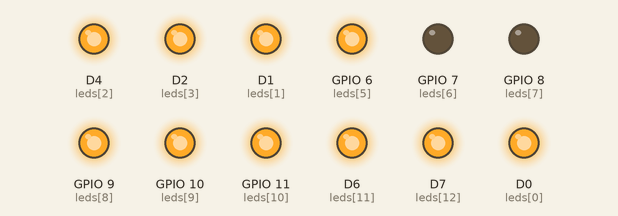
A sketch run on a simulated ESP8266 (NodeMCU). On the bench: output pins drawn as LEDs (lit = HIGH).

Above: at 0.15 s.
At 4.6 s:
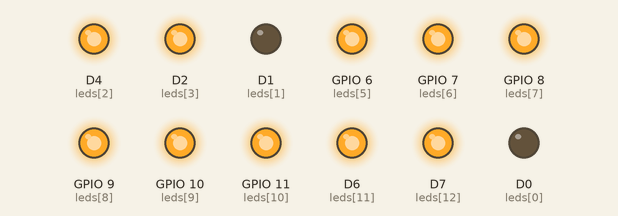
At 8.55 s:
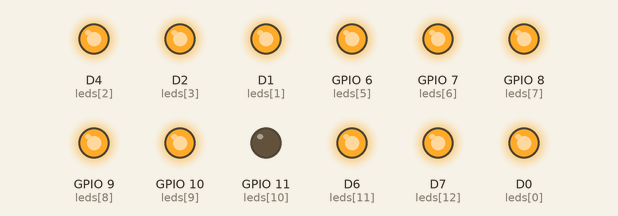
At 12.7 s:
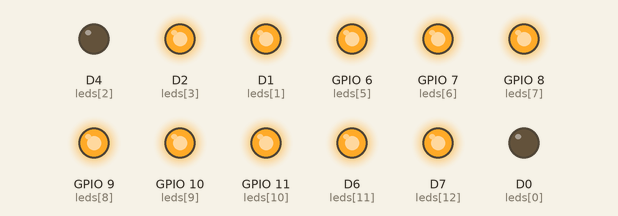
At 18.7 s:
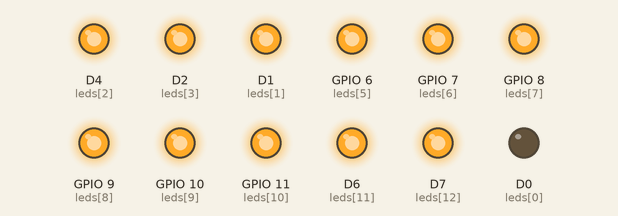
At 30.5 s:
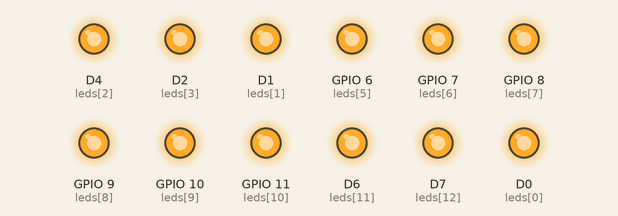
Timing chart, 0 to 40.0 s (numbered marks = the images above):
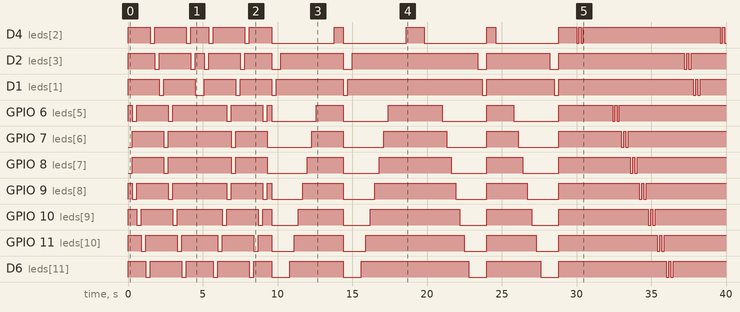

The sketch:

Lab1.ino
```cpp
#define NUM 15 // 首先定義 LED 的數目
int leds[NUM] = {
    D0, D1, 2, 4, 5, 6, 7, 8, 9, 10, 11, 12, 13, D14, D15};
// 將每個腳位模式設為 OUTPUT
void setup()
{
    for (int i = 0; i < NUM; i++)
    {
        pinMode(leds[i], OUTPUT);
    }
}
// 雖然 A3、A2、A1、A0 是類比腳位，
// 但也可以把它當做數位腳位使用。
// 然後是兩個迴圈，
// 第一個迴圈從這邊跑到那邊，
// 第二個迴圈跑回來。
// 參數為 1: 全亮; 參數為 0: 全暗
void AllLight(unsigned int light)
{
    unsigned val = 0xFFFF;
    for (int i = 0; i < NUM; ++i)
    {
        if (val & 0x1)
            digitalWrite(leds[i], light ? LOW : HIGH);
        val >>= 1;
    }
}
// 根據 16 個 0 或 1，顯示對應燈號的亮或暗
void lightCtrl(unsigned light)
{
    unsigned val = light & 0xFFFF;
    for (int i = 0; i < NUM; ++i)
    {
        if (i == 3)
            val >>= 1;
        digitalWrite(leds[i], (val & 0x1) ? LOW : HIGH);
        val >>= 1;
    }
}
// 從中間亮然後熄滅，重複執行到最兩端
void DisplayLEDs(unsigned int dur)
{
    AllLight(0);
    unsigned left = 0x100, right = 0x80;
    unsigned light = left | right;
    for (int i = 0; i < 8; ++i)
    {
        lightCtrl(light);
        delay(dur);
        AllLight(0);
        left <<= 1;
        right >>= 1;
        light = left | right;
    }
}
// 從外面亮然後熄滅，重複執行到中間
void DisplayLEDs2(unsigned int dur)
{
    AllLight(0);
    unsigned left = 0x8000, right = 0x1;
    unsigned light = left | right;
    for (int i = 0; i < 8; ++i)
    {
        lightCtrl(light);
        delay(dur);
        AllLight(0);
        left >>= 1;
        right <<= 1;
        light = left | right;
    }
}
// 全部燈號設為 LOW，從右邊到左邊依序設為 HIGH
void DisplayLEDs3(unsigned int dur)
{
    AllLight(1);
    unsigned val = 0xFFFF;
    for (int i = 0; i < 16; ++i)
    {
        lightCtrl(val);
        val >>= 1;
        delay(dur);
    }
}
// 全部燈號設為 HIGH，從右上角依序設為 LOW
void DisplayLEDs4(unsigned int dur)
{
    AllLight(0);
    unsigned val = 0x1;
    for (int i = 0; i < 16; ++i)
    {
        lightCtrl(val);
        val <<= 1;
        val |= 0x1;
        delay(dur);
    }
}
// 全部燈號設為 HIGH，從右邊依序閃爍兩次
void DisplayLEDs5(unsigned int dur)
{
    AllLight(0);
    unsigned val = 0x1;
    for (int i = 0; i < 16; ++i)
    {
        for (int j = 0; j < 2; ++j)
        {
            lightCtrl(val);
            delay(dur);
            AllLight(0);
            delay(dur);
        }
        val <<= 1;
    }
}
void loop()
{
    for (int i = 0; i < 2; ++i)
    {
        DisplayLEDs(300);
    }
    for (int i = 0; i < 2; ++i)
    {
        DisplayLEDs2(300);
    }
    for (int i = 0; i < 2; ++i)
    {
        DisplayLEDs3(300);
    }
    for (int i = 0; i < 2; ++i)
    {
        DisplayLEDs4(300);
    }
    for (int i = 0; i < 2; ++i)
    {
        DisplayLEDs5(150);
    }
}
```

Measured:
- by itself, D4 (leds[2]): LOW → HIGH at 0.00 s, → LOW 1.5 s later, → HIGH 0.30 s later, → LOW 2.1 s later, … (24 changes in this stretch)
- by itself, D2 (leds[3]): LOW → HIGH at 0.00 s, → LOW 1.8 s later, → HIGH 0.30 s later, → LOW 2.1 s later, … (21 changes in this stretch)
- by itself, D1 (leds[1]): LOW → HIGH at 0.00 s, → LOW 2.1 s later, → HIGH 0.30 s later, → LOW 2.1 s later, … (19 changes in this stretch)
- by itself, GPIO 6 (leds[5]): LOW → HIGH at 0.00 s, → LOW 0.30 s later, → HIGH 0.30 s later, → LOW 2.1 s later, … (21 changes in this stretch)
- by itself, GPIO 7 (leds[6]): LOW → HIGH at 0.30 s, → LOW 2.1 s later, → HIGH 0.30 s later, → LOW 4.2 s later, … (17 changes in this stretch)
- by itself, GPIO 8 (leds[7]): LOW → HIGH at 0.30 s, → LOW 2.1 s later, → HIGH 0.30 s later, → LOW 4.2 s later, … (17 changes in this stretch)
- by itself, GPIO 9 (leds[8]): LOW → HIGH at 0.00 s, → LOW 0.30 s later, → HIGH 0.30 s later, → LOW 2.1 s later, … (21 changes in this stretch)
- by itself, GPIO 10 (leds[9]): LOW → HIGH at 0.00 s, → LOW 0.60 s later, → HIGH 0.30 s later, → LOW 2.1 s later, … (21 changes in this stretch)
